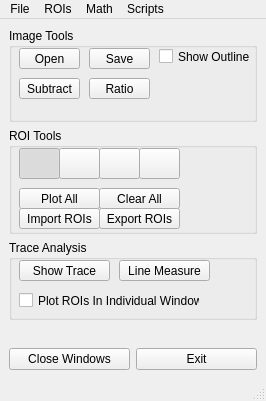
<?xml version="1.0" encoding="UTF-8"?>
<ui version="4.0">
 <class>MainWindow</class>
 <widget class="QMainWindow" name="MainWindow">
  <property name="geometry">
   <rect>
    <x>0</x>
    <y>0</y>
    <width>266</width>
    <height>401</height>
   </rect>
  </property>
  <property name="windowTitle">
   <string>MainWindow</string>
  </property>
  <widget class="QWidget" name="centralwidget">
   <layout class="QGridLayout" name="gridLayout">
    <item row="0" column="0">
     <widget class="QGroupBox" name="groupBox_2">
      <property name="minimumSize">
       <size>
        <width>0</width>
        <height>94</height>
       </size>
      </property>
      <property name="title">
       <string>Image Tools</string>
      </property>
      <widget class="QPushButton" name="subtractButton">
       <property name="geometry">
        <rect>
         <x>10</x>
         <y>50</y>
         <width>61</width>
         <height>21</height>
        </rect>
       </property>
       <property name="text">
        <string>Subtract</string>
       </property>
      </widget>
      <widget class="QPushButton" name="ratioButton">
       <property name="geometry">
        <rect>
         <x>80</x>
         <y>50</y>
         <width>61</width>
         <height>21</height>
        </rect>
       </property>
       <property name="text">
        <string>Ratio</string>
       </property>
      </widget>
      <widget class="QPushButton" name="openButton">
       <property name="geometry">
        <rect>
         <x>10</x>
         <y>20</y>
         <width>61</width>
         <height>21</height>
        </rect>
       </property>
       <property name="text">
        <string>Open</string>
       </property>
      </widget>
      <widget class="QPushButton" name="saveButton">
       <property name="geometry">
        <rect>
         <x>80</x>
         <y>20</y>
         <width>61</width>
         <height>21</height>
        </rect>
       </property>
       <property name="text">
        <string>Save</string>
       </property>
      </widget>
      <widget class="QCheckBox" name="outlineCheck">
       <property name="geometry">
        <rect>
         <x>150</x>
         <y>20</y>
         <width>91</width>
         <height>17</height>
        </rect>
       </property>
       <property name="text">
        <string>Show Outline</string>
       </property>
      </widget>
     </widget>
    </item>
    <item row="1" column="0">
     <widget class="QGroupBox" name="groupBox">
      <property name="minimumSize">
       <size>
        <width>248</width>
        <height>106</height>
       </size>
      </property>
      <property name="title">
       <string>ROI Tools</string>
      </property>
      <widget class="QPushButton" name="plotAllButton">
       <property name="geometry">
        <rect>
         <x>10</x>
         <y>60</y>
         <width>81</width>
         <height>21</height>
        </rect>
       </property>
       <property name="text">
        <string>Plot All</string>
       </property>
      </widget>
      <widget class="QPushButton" name="lineButton">
       <property name="geometry">
        <rect>
         <x>50</x>
         <y>20</y>
         <width>41</width>
         <height>31</height>
        </rect>
       </property>
       <property name="text">
        <string/>
       </property>
       <property name="icon">
        <iconset>
         <normaloff>../images/line.png</normaloff>../images/line.png</iconset>
       </property>
       <property name="checkable">
        <bool>true</bool>
       </property>
       <property name="autoExclusive">
        <bool>true</bool>
       </property>
       <property name="flat">
        <bool>false</bool>
       </property>
      </widget>
      <widget class="QPushButton" name="rectangleButton">
       <property name="geometry">
        <rect>
         <x>10</x>
         <y>20</y>
         <width>41</width>
         <height>31</height>
        </rect>
       </property>
       <property name="text">
        <string/>
       </property>
       <property name="icon">
        <iconset>
         <normaloff>../images/rect.png</normaloff>../images/rect.png</iconset>
       </property>
       <property name="checkable">
        <bool>true</bool>
       </property>
       <property name="checked">
        <bool>true</bool>
       </property>
       <property name="autoExclusive">
        <bool>true</bool>
       </property>
       <property name="flat">
        <bool>false</bool>
       </property>
      </widget>
      <widget class="QPushButton" name="freehandButton">
       <property name="geometry">
        <rect>
         <x>90</x>
         <y>20</y>
         <width>41</width>
         <height>31</height>
        </rect>
       </property>
       <property name="text">
        <string/>
       </property>
       <property name="icon">
        <iconset>
         <normaloff>../images/freehand.png</normaloff>../images/freehand.png</iconset>
       </property>
       <property name="checkable">
        <bool>true</bool>
       </property>
       <property name="checked">
        <bool>false</bool>
       </property>
       <property name="autoExclusive">
        <bool>true</bool>
       </property>
       <property name="flat">
        <bool>false</bool>
       </property>
      </widget>
      <widget class="QPushButton" name="clearButton">
       <property name="geometry">
        <rect>
         <x>90</x>
         <y>60</y>
         <width>81</width>
         <height>21</height>
        </rect>
       </property>
       <property name="text">
        <string>Clear All</string>
       </property>
      </widget>
      <widget class="QPushButton" name="pointButton">
       <property name="geometry">
        <rect>
         <x>130</x>
         <y>20</y>
         <width>41</width>
         <height>31</height>
        </rect>
       </property>
       <property name="text">
        <string/>
       </property>
       <property name="icon">
        <iconset>
         <normaloff>../images/point.png</normaloff>../images/point.png</iconset>
       </property>
       <property name="checkable">
        <bool>true</bool>
       </property>
       <property name="checked">
        <bool>false</bool>
       </property>
       <property name="autoExclusive">
        <bool>true</bool>
       </property>
       <property name="flat">
        <bool>false</bool>
       </property>
      </widget>
      <widget class="QPushButton" name="importROIButton">
       <property name="geometry">
        <rect>
         <x>10</x>
         <y>80</y>
         <width>81</width>
         <height>21</height>
        </rect>
       </property>
       <property name="text">
        <string>Import ROIs</string>
       </property>
      </widget>
      <widget class="QPushButton" name="exportROIButton">
       <property name="geometry">
        <rect>
         <x>90</x>
         <y>80</y>
         <width>81</width>
         <height>21</height>
        </rect>
       </property>
       <property name="text">
        <string>Export ROIs</string>
       </property>
      </widget>
     </widget>
    </item>
    <item row="2" column="0">
     <widget class="QGroupBox" name="groupBox_3">
      <property name="minimumSize">
       <size>
        <width>0</width>
        <height>80</height>
       </size>
      </property>
      <property name="title">
       <string>Trace Analysis</string>
      </property>
      <widget class="QPushButton" name="lineMeasureButton">
       <property name="geometry">
        <rect>
         <x>110</x>
         <y>20</y>
         <width>91</width>
         <height>21</height>
        </rect>
       </property>
       <property name="text">
        <string>Line Measure</string>
       </property>
      </widget>
      <widget class="QPushButton" name="showTraceButton">
       <property name="geometry">
        <rect>
         <x>10</x>
         <y>20</y>
         <width>91</width>
         <height>21</height>
        </rect>
       </property>
       <property name="text">
        <string>Show Trace</string>
       </property>
      </widget>
      <widget class="QCheckBox" name="newWindowCheck">
       <property name="geometry">
        <rect>
         <x>10</x>
         <y>50</y>
         <width>181</width>
         <height>21</height>
        </rect>
       </property>
       <property name="text">
        <string>Plot ROIs In Individual Windows</string>
       </property>
      </widget>
     </widget>
    </item>
    <item row="3" column="0">
     <spacer name="verticalSpacer">
      <property name="orientation">
       <enum>Qt::Vertical</enum>
      </property>
      <property name="sizeHint" stdset="0">
       <size>
        <width>20</width>
        <height>40</height>
       </size>
      </property>
     </spacer>
    </item>
    <item row="4" column="0">
     <layout class="QHBoxLayout" name="horizontalLayout">
      <item>
       <widget class="QPushButton" name="closeButton">
        <property name="acceptDrops">
         <bool>true</bool>
        </property>
        <property name="text">
         <string>Close Windows</string>
        </property>
       </widget>
      </item>
      <item>
       <widget class="QPushButton" name="exitButton">
        <property name="text">
         <string>Exit</string>
        </property>
       </widget>
      </item>
     </layout>
    </item>
   </layout>
  </widget>
  <widget class="QMenuBar" name="menubar">
   <property name="geometry">
    <rect>
     <x>0</x>
     <y>0</y>
     <width>266</width>
     <height>21</height>
    </rect>
   </property>
   <widget class="QMenu" name="menuFile">
    <property name="title">
     <string>File</string>
    </property>
    <addaction name="actionOpen"/>
    <addaction name="actionSave_Movie"/>
    <addaction name="actionSaveAs"/>
    <addaction name="actionChange_Internal_Data_type"/>
   </widget>
   <widget class="QMenu" name="menuMath">
    <property name="title">
     <string>Math</string>
    </property>
    <addaction name="actionSubtract"/>
    <addaction name="actionMultiply"/>
    <addaction name="actionRatio"/>
    <addaction name="actionAbsolute_Value"/>
    <addaction name="actionSubtract_Trace"/>
   </widget>
   <widget class="QMenu" name="menuROIs">
    <property name="title">
     <string>ROIs</string>
    </property>
    <addaction name="actionImport_ROI_File"/>
    <addaction name="actionExport_ROIs"/>
    <addaction name="actionClear_ROIs"/>
    <addaction name="separator"/>
    <addaction name="actionSave_Points"/>
    <addaction name="actionLoad_Points"/>
   </widget>
   <widget class="QMenu" name="menuScripts">
    <property name="title">
     <string>Scripts</string>
    </property>
    <addaction name="actionNew"/>
    <addaction name="separator"/>
   </widget>
   <addaction name="menuFile"/>
   <addaction name="menuROIs"/>
   <addaction name="menuMath"/>
   <addaction name="menuScripts"/>
  </widget>
  <widget class="QStatusBar" name="statusbar"/>
  <action name="actionOpen">
   <property name="text">
    <string>Open</string>
   </property>
  </action>
  <action name="actionSubtract">
   <property name="text">
    <string>Subtract</string>
   </property>
  </action>
  <action name="actionMultiply">
   <property name="text">
    <string>Multiply</string>
   </property>
  </action>
  <action name="actionPower">
   <property name="text">
    <string>Power</string>
   </property>
  </action>
  <action name="actionRatio">
   <property name="text">
    <string>Ratio By Baseline</string>
   </property>
  </action>
  <action name="actionAbsolute_Value">
   <property name="text">
    <string>Absolute Value</string>
   </property>
  </action>
  <action name="actionSubtract_Trace">
   <property name="text">
    <string>Subtract Trace</string>
   </property>
  </action>
  <action name="actionSave_Movie">
   <property name="text">
    <string>Save Movie</string>
   </property>
  </action>
  <action name="actionImport_ROI_File">
   <property name="text">
    <string>Import ROI File</string>
   </property>
  </action>
  <action name="actionExport_ROIs">
   <property name="text">
    <string>Export ROIs</string>
   </property>
  </action>
  <action name="actionClear_ROIs">
   <property name="text">
    <string>Clear ROIs</string>
   </property>
  </action>
  <action name="actionLoad_Points">
   <property name="text">
    <string>Load Points</string>
   </property>
  </action>
  <action name="actionSave_Points">
   <property name="text">
    <string>Save Points</string>
   </property>
  </action>
  <action name="actionSaveAs">
   <property name="text">
    <string>Save As</string>
   </property>
  </action>
  <action name="actionChange_Internal_Data_type">
   <property name="text">
    <string>Change Internal Data type</string>
   </property>
  </action>
  <action name="actionNew">
   <property name="text">
    <string>New...</string>
   </property>
  </action>
  <action name="actionLine_Distance">
   <property name="text">
    <string>Line Distance</string>
   </property>
  </action>
 </widget>
 <resources/>
 <connections/>
</ui>
